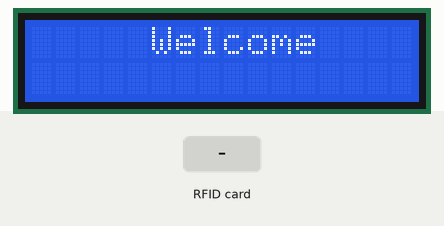
This sketch was run on a simulated Arduino Uno, built with avr-gcc and run on an emulated ATmega328P. Parts: 16×2 character LCD. The test bench sets the inputs (shaded band). What the sketch prints to the serial monitor is not drawn.

Above: at 1.3 s.
1.4 s: RFID card 20 D2 55 2F held to the reader
At 4.3 s:
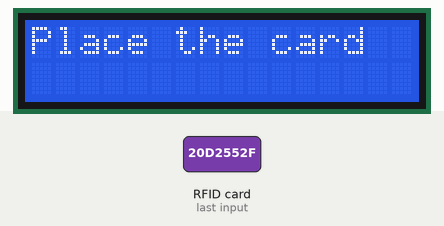
At 7.0 s:
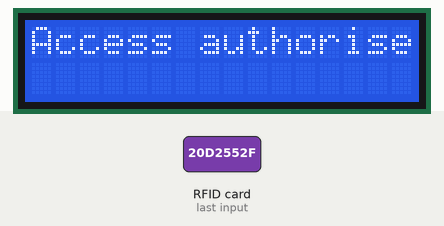
Timing chart, 0 to 8.5 s (numbered marks = the images above; inputs shaded):
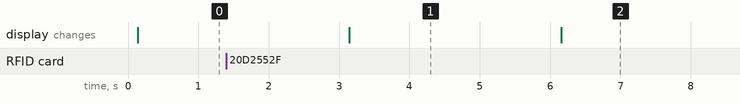

Measured:
- after the input at 1.4 s, the display: first differs from a run without the input after 4.8 s (image 2)
- what the display in image 1 shows lasts 3.1 s, from 3.1 s to 6.2 s

The sketch:

waterdispenser.ino
```cpp
#include <SPI.h>
#include <MFRC522.h>
#include <LiquidCrystal.h>

const int rs = 2, en = 7, d4 = 5, d5 = 6, d6 = 8, d7 = 4;
LiquidCrystal lcd(rs, en, d4, d5, d6, d7);
#define SS_PIN 10
#define RST_PIN 9
const int mot=3;
const int user0=0;
const int user1=1;
MFRC522 mfrc522(SS_PIN, RST_PIN); // Create MFRC522 instance.
void setup()
{
 lcd.begin(16, 2);
 Serial.begin(9600); // Initiate a serial communication
 SPI.begin(); // Initiate SPI bus
 mfrc522.PCD_Init(); // Initiate MFRC522
 Serial.println("Approximate your card to the reader...");
 Serial.println();
 pinMode(mot,LOW);
 pinMode(user0,OUTPUT);
 pinMode(user1,OUTPUT);

}
void loop()
{


 // Look for new cards
 if (! mfrc522.PICC_IsNewCardPresent())
 {
  lcd.setCursor(0, 0);
 lcd.println("     Welcome    ");
//  lcd.setCursor(0, 1);
// lcd.println("Dispencer");
 delay(3000);
  lcd.setCursor(0, 0);
 lcd.println("Place the card  ");
 lcd.setCursor(0, 1);
 lcd.println("                 ");
 delay(3000);
 }


 if ( ! mfrc522.PICC_ReadCardSerial())
 {
  return;
 }


 //Show UID on serial monitor
 Serial.print("UID tag :");
 String content= "";
 byte letter;
 for (byte i = 0; i < mfrc522.uid.size; i++)
 {
 Serial.print(mfrc522.uid.uidByte[i] < 0x10 ? " 0" : " ");
 Serial.print(mfrc522.uid.uidByte[i], HEX);
 content.concat(String(mfrc522.uid.uidByte[i] < 0x10 ? " 0" : " "));
 content.concat(String(mfrc522.uid.uidByte[i], HEX));
 }
 Serial.println();
 Serial.print("Message : ");
 content.toUpperCase();
 if ((content.substring(1) == "20 D2 55 2F")||(content.substring(1) == "61 4D F4 0B")||(content.substring(1) == "61 E5 D5 0A")||(content.substring(1) == "61 18 52 0A")) //change here the UID of the card/cards that you want to give access
 {
 Serial.println("Authorized access");
 Serial.println();
 lcd.setCursor(0, 0);

 // print the number of seconds since reset:
 lcd.print("Access authorised");
 digitalWrite(mot,HIGH);
 if((content.substring(1) == "20 D2 55 2F")){
    pinMode(user0,HIGH);
 }
  if((content.substring(1) == "61 4D F4 0B")){
    pinMode(user1,HIGH);
 }
 delay(10000);
 digitalWrite(mot,LOW);
 delay(3000);
 }
 else {
 Serial.println(" Access denied");
 lcd.setCursor(0, 0);
 // print the number of seconds since reset:
 lcd.print("Access denied!!!");
 digitalWrite(mot,LOW);
 delay(3000);
 }
}
```
